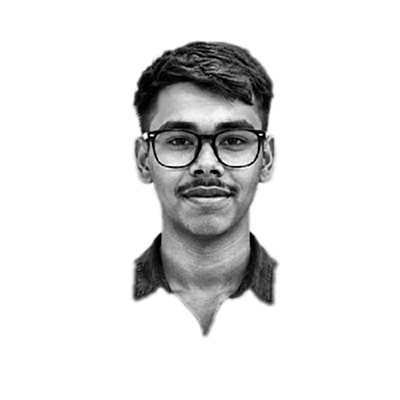
#> input picture source-prepped.png, 400 x 400 px
$ python make_ascii_svg.py
#> lines starting #> are read from the running program, lines starting #| are printed output that depends on the picture
from __future__ import annotations

import os
import sys
from dataclasses import dataclass
from pathlib import Path
from typing import Final
from xml.sax.saxutils import escape

import numpy as np
from PIL import Image

ROOT: Final[Path] = Path(__file__).resolve().parents[1]
SOURCE_PATH: Final[Path] = ROOT / "source-prepped.png"
OUTPUT_PATH: Final[Path] = ROOT / "ascii-portrait.svg"
RAMP: Final[str] = " .`:-=+*cs#%@"
GRID_WIDTH: Final[int] = 96
CHAR_ASPECT: Final[float] = 0.54
FONT_SIZE: Final[float] = 6.2
LINE_HEIGHT: Final[float] = 7.2
CHAR_ADVANCE: Final[float] = 3.72
PANEL_WIDTH: Final[int] = 370
PANEL_PADDING_X: Final[int] = 18
PANEL_PADDING_TOP: Final[int] = 18
HEADER_HEIGHT: Final[int] = 44
BACKGROUND: Final[str] = "#0d1117"
PANEL_BG: Final[str] = "#161b22"
BORDER: Final[str] = "#30363d"
TEXT_COLOR: Final[str] = "#d0d7de"
ACCENT: Final[str] = "#58a6ff"
CURSOR_COLOR: Final[str] = "#39d353"


@dataclass(frozen=True)
class SvgConfig:
    static: bool
    width: int
    height: int


def parse_static_mode() -> bool:
    return os.environ.get("STATIC", "").strip() == "1"


def load_grayscale_image(path: Path) -> Image.Image:
    if not path.exists():
        raise FileNotFoundError(
            f"Missing preprocessed portrait: {path}. Run scripts/prep_photo.py first."
        )
    with Image.open(path) as image:
        return image.convert("L")


def resize_for_ascii(image: Image.Image) -> Image.Image:
    width, height = image.size
    rows = max(1, round((height / width) * GRID_WIDTH * CHAR_ASPECT))
    return image.resize((GRID_WIDTH, rows), Image.Resampling.LANCZOS)


def pixels_to_ascii(image: Image.Image) -> list[str]:
    ramp = np.array(list(RAMP))
    pixels = np.asarray(image, dtype=np.float32)
    normalized = 1.0 - (pixels / 255.0)
    indices = np.clip(
        np.rint(normalized * (len(RAMP) - 1)).astype(np.int32), 0, len(RAMP) - 1
    )
    indices = np.where(pixels > 247, 0, indices)
    return ["".join(ramp[row]) for row in indices]


def estimate_geometry(line_count: int) -> SvgConfig:
    content_height = max(1, round(line_count * LINE_HEIGHT))
    height = HEADER_HEIGHT + PANEL_PADDING_TOP + content_height + 28
    return SvgConfig(static=parse_static_mode(), width=PANEL_WIDTH, height=height)


def build_rows(lines: list[str], static: bool) -> str:
    rows: list[str] = []
    start_y = HEADER_HEIGHT + PANEL_PADDING_TOP + 12
    max_line_length = max((len(line) for line in lines), default=1)
    clip_width = max_line_length * CHAR_ADVANCE + 8
    row_delay = 0.04

    for index, line in enumerate(lines):
        y = start_y + index * LINE_HEIGHT
        row_id = f"row-{index}"
        clip_id = f"clip-{index}"
        line_text = escape(line).replace(" ", "&#160;")
        line_group = [
            f'<g id="{row_id}" transform="translate(0, {4 if not static else 0})" opacity="{1 if static else 0}">'
        ]

        if not static:
            line_group.append(
                f'<animateTransform attributeName="transform" type="translate" from="0,4" to="0,0" dur="0.28s" begin="{index * row_delay:.2f}s" fill="freeze" />'
            )
            line_group.append(
                f'<animate attributeName="opacity" from="0" to="1" dur="0.22s" begin="{index * row_delay:.2f}s" fill="freeze" />'
            )

        if static:
            line_group.append(
                f'<text x="{PANEL_PADDING_X}" y="{y}" font-family="ui-monospace, SFMono-Regular, Menlo, Consolas, monospace" font-size="{FONT_SIZE}" fill="{TEXT_COLOR}" xml:space="preserve">{line_text}</text>'
            )
        else:
            line_group.append(
                f"<clipPath id=\"{clip_id}\"><rect x=\"0\" y=\"0\" width=\"0\" height=\"{LINE_HEIGHT + 2}\" rx=\"0.5\">"
                f'<animate attributeName="width" from="0" to="{clip_width:.1f}" dur="0.26s" begin="{index * row_delay:.2f}s" fill="freeze" />'
                "</rect></clipPath>"
            )
            line_group.append(
                f'<g clip-path="url(#{clip_id})">'
                f'<text x="{PANEL_PADDING_X}" y="{y}" font-family="ui-monospace, SFMono-Regular, Menlo, Consolas, monospace" font-size="{FONT_SIZE}" fill="{TEXT_COLOR}" xml:space="preserve">{line_text}</text>'
                "</g>"
            )
            line_group.append(
                f'<rect x="{PANEL_PADDING_X}" y="{y - FONT_SIZE + 1.4}" width="5" height="{FONT_SIZE + 1.8}" rx="0.8" fill="{CURSOR_COLOR}" opacity="0">'
                f'<animate attributeName="x" from="{PANEL_PADDING_X}" to="{PANEL_PADDING_X + clip_width:.1f}" dur="0.26s" begin="{index * row_delay:.2f}s" fill="freeze" />'
                f'<animate attributeName="opacity" values="0;1;0" keyTimes="0;0.4;1" dur="0.28s" begin="{index * row_delay:.2f}s" fill="freeze" />'
                "</rect>"
            )

        line_group.append("</g>")
        rows.append("".join(line_group))

    return "\n".join(rows)


def build_svg(lines: list[str], static: bool) -> str:
    geometry = estimate_geometry(len(lines))
    rows_svg = build_rows(lines, static)
    title = "Abhishek ASCII portrait"
    desc = "Animated monochrome ASCII portrait generated from the uploaded head-and-shoulders photo."
    height = geometry.height

    return f"""<?xml version="1.0" encoding="UTF-8"?>
<svg xmlns="http://www.w3.org/2000/svg" xmlns:xlink="http://www.w3.org/1999/xlink" role="img" aria-labelledby="title desc" viewBox="0 0 {geometry.width} {height}" width="{geometry.width}" height="{height}">
  <title id="title">{escape(title)}</title>
  <desc id="desc">{escape(desc)}</desc>
  <rect x="0" y="0" width="{geometry.width}" height="{height}" rx="18" fill="{BACKGROUND}" />
  <rect x="10" y="10" width="{geometry.width - 20}" height="{height - 20}" rx="16" fill="{PANEL_BG}" stroke="{BORDER}" stroke-width="1.2" />

  <g transform="translate(18 22)">
    <circle cx="0" cy="0" r="4.2" fill="{CURSOR_COLOR}" />
    <circle cx="14" cy="0" r="4.2" fill="{ACCENT}" />
    <circle cx="28" cy="0" r="4.2" fill="#bc8cff" />
    <text x="44" y="4.1" font-family="ui-monospace, SFMono-Regular, Menlo, Consolas, monospace" font-size="11" fill="{TEXT_COLOR}">abhishek@github:~$ portrait.sh</text>
  </g>

  <line x1="18" y1="{HEADER_HEIGHT - 2}" x2="{geometry.width - 18}" y2="{HEADER_HEIGHT - 2}" stroke="{BORDER}" stroke-width="1" />
  <g>
{rows_svg}
  </g>
</svg>
"""


def main() -> int:
    try:
        image = load_grayscale_image(SOURCE_PATH)
#> in load_grayscale_image, image is the input picture: PIL image 400x400 L; min 0, max 255, mean 226.5
        ascii_image = resize_for_ascii(image)
#> in resize_for_ascii, `return image.resize((GRID_WIDTH, rows), Image.Resampling.LANCZOS)`:
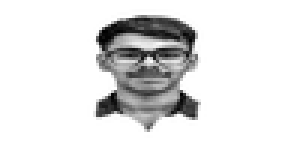
#> returned value: PIL image 96x52 L (shown 3 times larger); min 0, max 255, mean 226.4
        lines = pixels_to_ascii(ascii_image)
#> in pixels_to_ascii, `normalized = 1.0 - (pixels / 255.0)`:
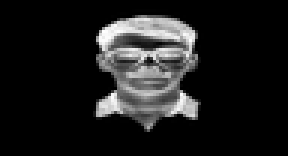
#> normalized: shape (52, 96) float32 (shown 3 times larger); min 0, max 1, mean 0.112
#> in pixels_to_ascii, `indices = np.clip( np.rint(normalized * (len(RAMP) - 1)).astype(np.int..`:
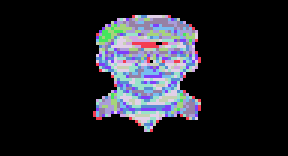
#> indices: shape (52, 96) int32 (shown 3 times larger); 13 distinct labels, from 0 to 12; one colour per label, 0 black
#> lines = 52 items
        svg = build_svg(lines, parse_static_mode())
#> in build_rows, `max_line_length = max((len(line) for line in lines), default=1)`: max_line_length = 96
#> in build_rows, `clip_width = max_line_length * CHAR_ADVANCE + 8`: clip_width = 365.1
#> the loop in build_rows, `for index, line in enumerate(lines):` made 52 passes
#> (y, row_id, clip_id) on passes 1 to 12: (74, 'row-0', 'clip-0'), (81.2, 'row-1', 'clip-1'), (88.4, 'row-2', 'clip-2'), (95.6, 'row-3', 'clip-3'), (102.8, 'row-4', 'clip-4'), (110, 'row-5', 'clip-5'), (117.2, 'row-6', 'clip-6'), (124.4, 'row-7', 'clip-7'), (131.6, 'row-8', 'clip-8'), (138.8, 'row-9', 'clip-9'), (146, 'row-10', 'clip-10'), (153.2, 'row-11', 'clip-11')
#> after the loop in build_rows, `for index, line in enumerate(lines):`: rows = 52 items
        OUTPUT_PATH.write_text(svg, encoding="utf-8")
        mode = "static" if parse_static_mode() else "animated"
        print(f"Saved {mode} ASCII portrait to {OUTPUT_PATH}")
        return 0
    except Exception as exc:
        print(f"make_ascii_svg.py failed: {exc}", file=sys.stderr)
        return 1


if __name__ == "__main__":
    raise SystemExit(main())
#> (the program exits here)
